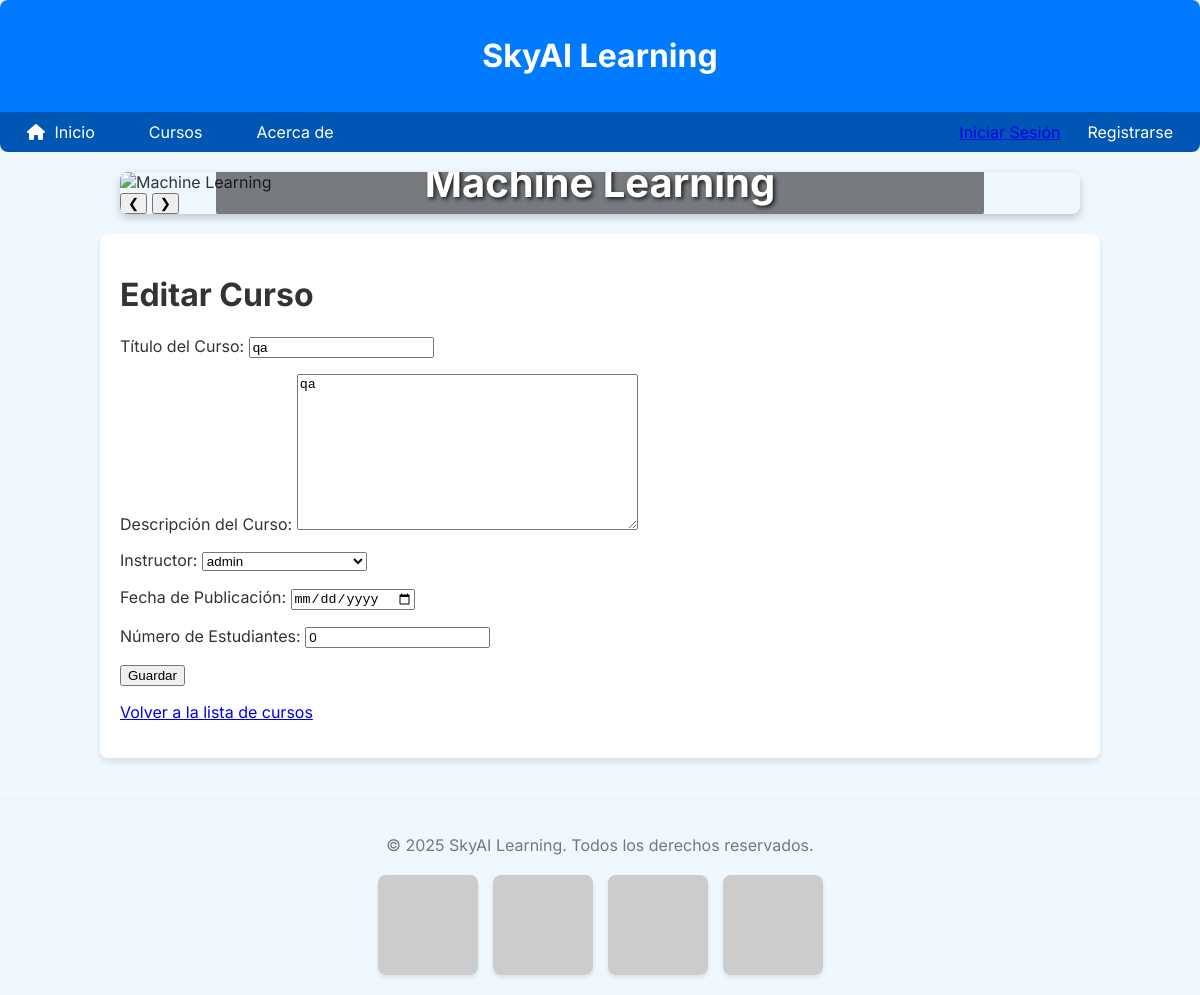
The app's page /courses/2/edit/ with its own data.
### pag/models.py (models this page shows, shortened)
class Course(models.Model):
    title = models.CharField(max_length=200, verbose_name="Título del Curso")
    description = models.TextField(verbose_name="Descripción")
    students_count = models.IntegerField(default=0, verbose_name="Número de Estudiantes")
    published_date = models.DateField(blank=True, null=True, verbose_name="Fecha de Publicación")
    instructor = models.ForeignKey(Instructor, on_delete=models.CASCADE, related_name='courses', verbose_name="Instructor")
    class Meta:
        verbose_name = "Curso"
        verbose_name_plural = "Cursos"
        ordering = ['-published_date', 'title'] # Ordenar por fecha descendente y luego por título

### pag/views.py (the view)
# urls.py: path('courses/<int:pk>/edit/', course_edit, name='course_edit'),
def course_edit(request, pk): # <--- Esta es la función que debe existir
    course = get_object_or_404(Course, pk=pk)
    if request.method == 'POST':
        form = CourseForm(request.POST, instance=course)
        if form.is_valid():
            form.save()
            return redirect('pag:course_detail', pk=course.pk)
    else:
        form = CourseForm(instance=course)
    return render(request, 'pag/course_form.html', {'form': form, 'action': 'Editar'})

### pag/forms.py
class CourseForm(forms.ModelForm): # Renombrado de PostForm a CourseForm
    instructor = forms.ModelChoiceField(
        queryset=Instructor.objects.all(),
        empty_label="Selecciona un instructor",
        widget=forms.Select(attrs={'class': 'form-control'})
    )
    class Meta:
        model = Course # Ahora apunta a tu modelo Course
        fields = ['title', 'description', 'instructor', 'published_date', 'students_count']
        widgets = {
            'description': forms.Textarea(attrs={'rows': 10, 'placeholder': 'Descripción detallada del curso...'}),
            'title': forms.TextInput(attrs={'placeholder': 'Título del curso'}),
            'published_date': forms.DateInput(attrs={'type': 'date'}), # Widget para fecha
        }
        labels = {
            'title': 'Título del Curso',
            'description': 'Descripción del Curso',
            'instructor': 'Instructor del Curso',
            'published_date': 'Fecha de Publicación',
            'students_count': 'Número de Estudiantes',
        }

### pag/models.py (called while the page is built)
    def __str__(self):
        return self.name

### pag/templates/pag/course_form.html (shortened to what this page needs)
{% extends 'core/base.html' %}
{% block content %}
    <h1>{{ action }} Curso</h1>
    <form method="post">
        {{ form.as_p }}
        <button type="submit">Guardar</button>
    </form>
    <p><a href="{% url 'pag:course_list' %}">Volver a la lista de cursos</a></p>
{% endblock %}

### templates/core/base.html (style rules this page uses)
body { font-family: 'Inter', sans-serif; margin: 0; padding: 0; background-color: #f0f8ff; color: #333; }

### records on screen
Course: title "qa", description "qa", instructor "admin", students_count "0"

### other values on screen
{{ action }} "Editar"
